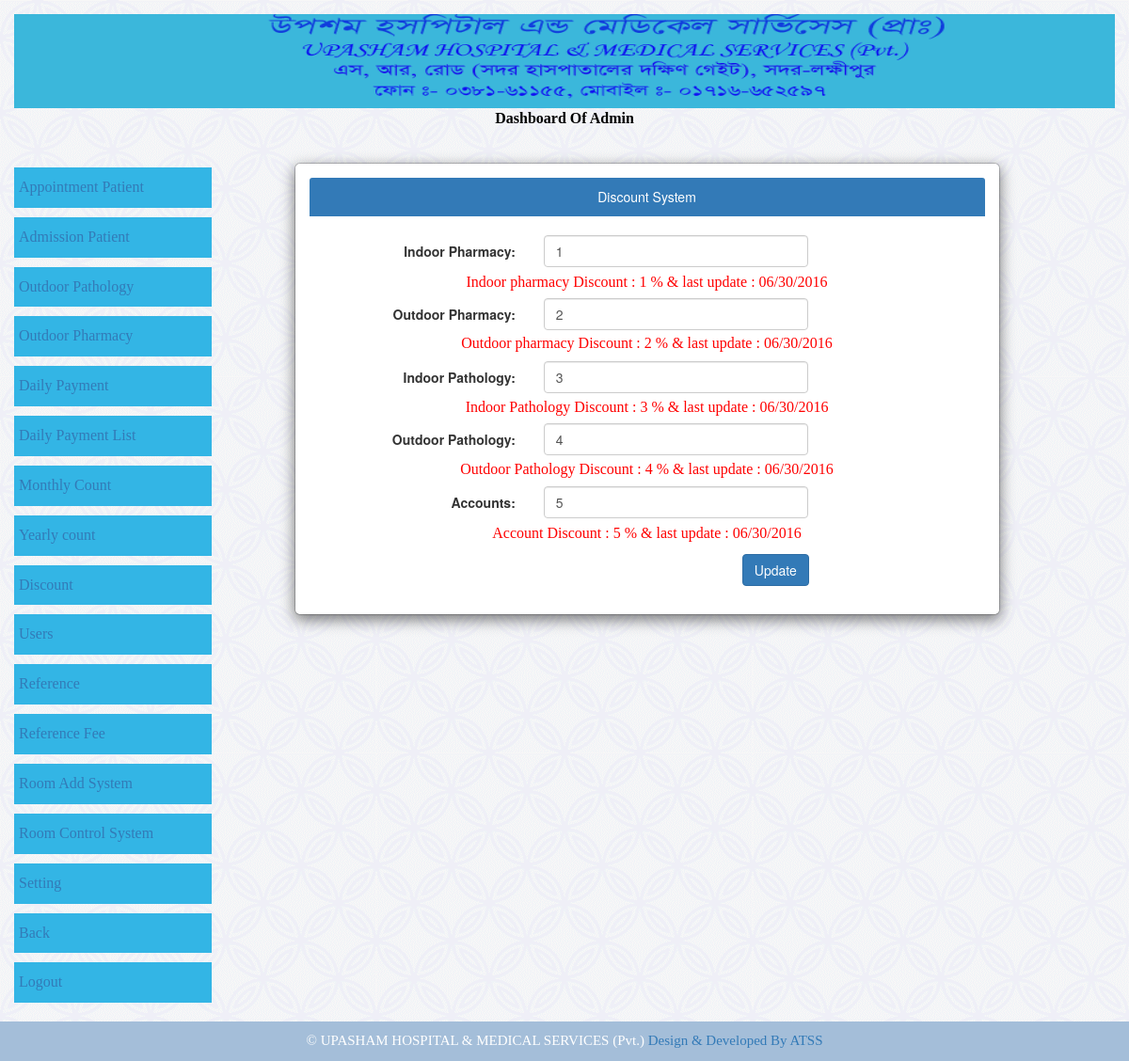
Screenshot of /admin/discount.php (signed in) with the database file from the repository.
### tables this page shows
CREATE TABLE IF NOT EXISTS `discount` (
  `id` int(10) NOT NULL AUTO_INCREMENT,
  `name` varchar(255) NOT NULL,
  `discount` int(10) NOT NULL,
  `last_update` varchar(255) NOT NULL,
  PRIMARY KEY (`id`)
);

### admin/discount.php (the view, shortened to what this page needs)
<?php
include '../connection/db.php';
?>
<!DOCTYPE html>
<html>
    <head>
        <link rel="stylesheet" href="../css/responsive.css">
        <link rel="stylesheet" href="../css/style.css">
        <link rel="stylesheet" href="../css/bootstrap.min.css">
    </head>
    <body>
        <div class="wapper">
            <div class="dashbord_area">
                <div class="container-fluid">
                    <div class="row">
                        <div class="col-md-12">
                            <div class="dashboard_text text-center">
                                <img src="../images/baner.png" alt="UPASHAM HOSPITAL" title="UPASHAM HOSPITAL" height="100">
                                <br>
                                Dashboard Of Admin
                            </div>
                        </div>
                    </div>
                </div>
            </div>
            <div class="body_area">
                <div class="container-fluid">
                    <div class="row">
                        <div class="col-md-2">
                            <div class="left_content_area">
                                <?php include './left_side_admin.php'; ?>
                            </div>
                        </div>
                        <?php
                            $select_in_pharmacy ="SELECT * FROM `discount` WHERE id = '1'";
                            $execute_i_p = $conn->query($select_in_pharmacy);
                            while ($row = $execute_i_p->fetch_assoc()){
                                $dis_i_p = $row['discount'];
                                $up_i_p = $row['last_update'];
                            }
                        ?>
                        <div class="right_content_area">
                            <div class="container">
                                <div class="row">
                                   <div class="col-md-offset-1 col-md-8">
                                    <br>
                                    <div class="panel panel-primary modal-content modal-body">
                                        <div class="panel-heading" align="center">Discount System</div>
                                                <br>
                                                <form class="form-horizontal teststore_form" action="" method="post" role="form">
                                         <div class="form-group">
                                          <label class="control-label col-sm-4" for="in_phar">Indoor Pharmacy:</label>
                                          <div class="col-sm-5">
                                              <input type="text" class="form-control" id="in_phar" name="in_phar" value="<?php echo $dis_i_p;?>" placeholder="Indoor Pharmacy">
                                          </div>
                                          <div class="row">
                                              <div class="col-md-12">
                                                  <p style=" color: red;
    font-family: caption;
    font-size: 16px;
    margin-bottom: -10px;
    margin-top: 5px;
    text-align: center;"><?php echo 'Indoor pharmacy Discount : '.$dis_i_p.' % & last update : '.$up_i_p;?></p>
                                              </div>
                                          </div>
                                         <?php
                                            $select_out_pharmacy ="SELECT * FROM `discount` WHERE id = '2'";
                                            $execute_o_p = $conn->query($select_out_pharmacy);
                                            while ($row = $execute_o_p->fetch_assoc()){
                                                $dis_o_p = $row['discount'];
                                                $up_o_p = $row['last_update'];
                                            }
                                        ?>
                                        </div>
                                         <div class="form-group">
                                          <label class="control-label col-sm-4" for="out_phar">Outdoor Pharmacy:</label>
                                          <div class="col-sm-5">
                                              <input type="text" class="form-control" id="out_phar" value="<?php echo $dis_o_p;?>" name="out_phar" placeholder="Outdoor Pharmacy">
                                          </div>
                                        </div>
                                         <div class="row">
                                              <div class="col-md-12">
                                                  <p style=" color: red;
    font-family: caption;
    font-size: 16px;
    margin-bottom: 7px;
    margin-top: -12px;
    text-align: center;"><?php echo 'Outdoor pharmacy Discount : '.$dis_o_p.' % & last update : '.$up_o_p;?></p>
                                              </div>
                                          </div>
                                         <?php
                                            $select_in_pathology ="SELECT * FROM `discount` WHERE id = '3'";
                                            $execute_in_pathology = $conn->query($select_in_pathology);
                                            while ($row = $execute_in_pathology->fetch_assoc()){
                                                $dis_in_pathology = $row['discount'];
                                                $up_in_pathology = $row['last_update'];
                                            }
                                        ?>
                                          <div class="form-group">
                                          <label class="control-label col-sm-4" for="in_diago">Indoor Pathology:</label>
                                          <div class="col-sm-5">
                                              <input type="text" class="form-control" id="in_diago" name="in_diago" value="<?php echo $dis_in_pathology;?>" placeholder="Indoor Diagonostic">
                                          </div>
                                        </div>
                                         <div class="row">
                                              <div class="col-md-12">
                                                  <p style=" color: red;
    font-family: caption;
    font-size: 16px;
    margin-bottom: 6px;
    margin-top: -11px;
    text-align: center;"><?php echo 'Indoor Pathology Discount : '.$dis_in_pathology.' % & last update : '.$up_in_pathology;?></p>
                                              </div>
                                          </div>
                                         <?php
                                            $select_out_pathology ="SELECT * FROM `discount` WHERE id = '4'";
                                            $execute_out_pathology = $conn->query($select_out_pathology);
                                            while ($row = $execute_out_pathology->fetch_assoc()){
                                                $dis_out_pathology = $row['discount'];
                                                $up_out_pathology = $row['last_update'];
                                            }
                                        ?>
                                         <div class="form-group">
                                          <label class="control-label col-sm-4" for="our_diago">Outdoor Pathology:</label>
                                          <div class="col-sm-5">
                                              <input type="text" value="<?php echo $dis_out_pathology;?>" class="form-control" id="our_diago" name="our_diago" placeholder="Outdoor Diagonostic">
                                          </div>
                                        </div>
                                         <div class="row">
                                              <div class="col-md-12">
                                                  <p style=" color: red;
    font-family: caption;
    font-size: 16px;
    margin-bottom: 6px;
    margin-top: -11px;
    text-align: center;"><?php echo 'Outdoor Pathology Discount : '.$dis_out_pathology.' % & last update : '.$up_out_pathology;?></p>
                                              </div>
                                          </div>
                                         <?php
                                            $select_account ="SELECT * FROM `discount` WHERE id = '5'";
                                            $execute_account = $conn->query($select_account);
                                            while ($row = $execute_account->fetch_assoc()){
                                                $dis_account = $row['discount'];
                                                $up_account = $row['last_update'];
                                            }
                                        ?>
                                         <div class="form-group">
                                          <label class="control-label col-sm-4" for="acounts">Accounts:</label>
                                          <div class="col-sm-5">
                                              <input type="text" value="<?php echo $dis_account;?>" class="form-control" id="acounts" name="acounts" placeholder="Accounts">
                                          </div>
                                        </div>
                                         <div class="row">
                                              <div class="col-md-12">
                                                  <p style=" color: red;
    font-family: caption;
    font-size: 16px;
     margin-bottom: 10px;
    margin-top: -10px;
    text-align: center;"><?php echo 'Account Discount : '.$dis_account.' % & last update : '.$up_account;?></p>
                                              </div>
                                          </div>
                                        <div class="form-group">
                                          <div class="col-sm-offset-4 col-sm-8">
                                              <button style="margin-left: 211px;" type="submit" class="btn btn-default submit btn-primary update" name="submit" >Update</button>
                                          </div>
                                        </div>
                                      </form>
                                    </div>
                                </div>
                                </div>
                            </div>
                        </div>
                    </div>
                </div>
            </div>
            <div class="footer_area">
                <div class="container-fluid">
                    <div class="row">
                        <?php include '../footer.php'; ?>
                    </div>
                </div>
            </div>
        </div>
    </body>
</html>

### css/style.css (style rules this page uses)
* { box-sizing: border-box; margin: 0 auto; }
.row:after { content: ""; clear: both; display: block; }
body { height: 100%; background: url(../images/patern.png); font-family: initial; }
.dashbord_area { padding: 15px 0; }
.dashboard_text { color: #000; font-family: caption; font-size: 16px; font-weight: bolder; }
.dashboard_text img { width: 100%; }
.row::after { min-height: 0px; }

### rows the page displays
discount: in_phar "1", discount "1", last_update "06/30/2016"
discount: out_phar "2", discount "2", last_update "06/30/2016"
discount: in_diago "3", discount "3", last_update "06/30/2016"
discount: our_diago "4", discount "4", last_update "06/30/2016"
discount: acounts "5", discount "5", last_update "06/30/2016"

### other values shown
$title5 "UPASHAM HOSPITAL & MEDICAL SERVICES (Pvt.)"
